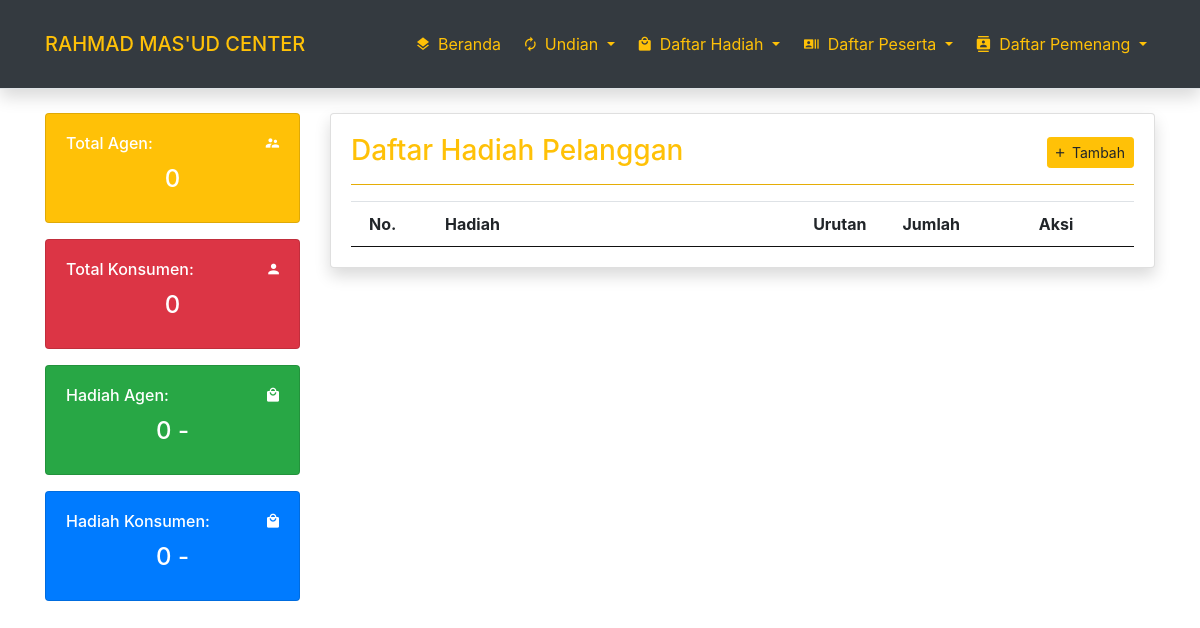
Before: /?view=hadiah-pelanggan with the older database file.
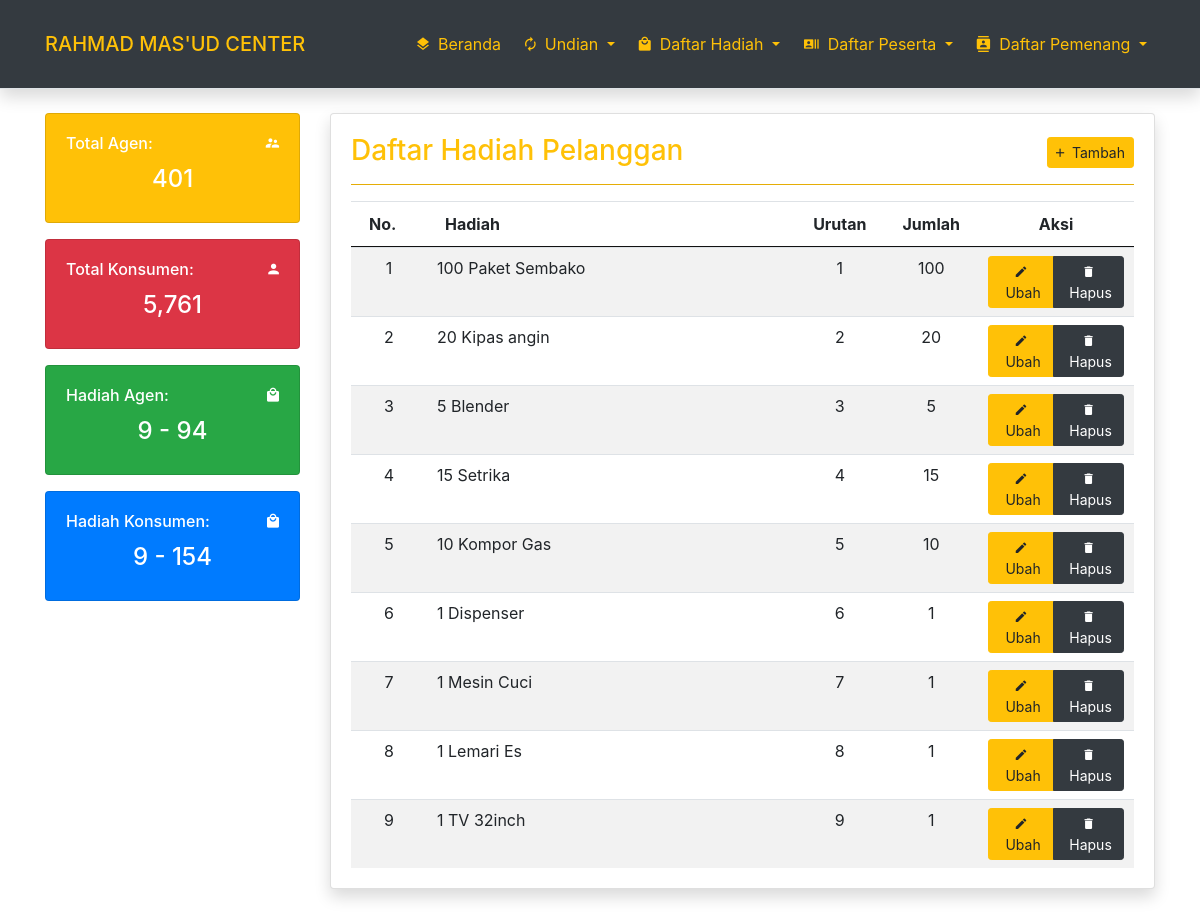
After: the same page with the newer database file.
### tables this page shows
CREATE TABLE `hdh_plg` (
  `id_hdh` int(11) NOT NULL,
  `nama_hdh` text NOT NULL,
  `urut_hdh` int(5) NOT NULL,
  `jmlh_hdh` int(5) NOT NULL
);

### php/bcrypt.php (called while the page is built, shortened)
<?php
function b_encode($string)
{
  $encrypt_text = '412' . rand(111111111, 999999999) . '020' . $string;
  $encrypt_result = base64_encode($encrypt_text);
  return $encrypt_result;
}

### php/koneksi.php (called while the page is built, shortened)
<?php
$path    = "http://localhost/www/app-undian";

### hadiah_pelanggan.php (the view, shortened to what the changed rows need)
<div class="card shadow">
  <div class="card-body">
    <div class="row">
      <div class="col-lg-12">
        <div class="table-responsive">
          <table class="table table-striped dataTable">
            <thead>
              <tr>
                <th width="40">No.</th>
                <th>Hadiah</th>
                <th width="40" class="text-center">Urutan</th>
                <th width="40" class="text-center">Jumlah</th>
                <th width="120" class="text-center">Aksi</th>
              </tr>
            </thead>
            <tbody>
              <?php
              $no     = 1;
              $query  = "SELECT * FROM hdh_plg ORDER BY urut_hdh ASC";
              $sql    = mysqli_query($conn, $query) or die(mysqli_error($conn));
              while ($psrt = mysqli_fetch_array($sql)) :
              ?>
                <tr>
                  <td class="text-center"><?= $no++ ?></td>
                  <td><?= $psrt['nama_hdh']; ?></td>
                  <td class="text-center"><?= $psrt['urut_hdh']; ?></td>
                  <td class="text-center"><?= $psrt['jmlh_hdh']; ?></td>
                  <td class="text-center">
                    <div class="btn-group" role="group">
                      <a href="?view=hadiah-ubah-pelanggan&id=<?= b_encode($psrt['id_hdh']); ?>" class="btn btn-sm btn-warning"><i class="zmdi zmdi-edit"></i>&nbsp;Ubah</a>
                      <a href="<?= $path . '/php/hadiah_hapus_pelanggan.php?id=' . b_encode($psrt['id_hdh']); ?>" class="btn btn-sm btn-dark"><i class="zmdi zmdi-delete"></i>&nbsp;Hapus</a>
                    </div>
                  </td>
                </tr>
              <?php endwhile; ?>
            </tbody>
          </table>
        </div>
      </div>
    </div>
  </div>
</div>

### index.php (shortened to what the changed rows need)
<?php
include('php/koneksi.php');
include('php/bcrypt.php');
$query   = "SELECT * FROM agen";
$sql     = mysqli_query($conn, $query) or die(mysqli_error($conn));
$query2   = "SELECT * FROM pelanggan";
$sql2     = mysqli_query($conn, $query2) or die(mysqli_error($conn));
$query3   = "SELECT * FROM hdh_agen WHERE jmlh_hdh != 0";
$sql3     = mysqli_query($conn, $query3) or die(mysqli_error($conn));
$query5   = "SELECT SUM(jmlh_hdh) AS jumhadiah FROM hdh_agen";
$sql5     = mysqli_query($conn, $query5) or die(mysqli_error($conn));
$dataAgen = mysqli_fetch_array($sql5);
$query4   = "SELECT * FROM hdh_plg WHERE jmlh_hdh != 0";
$sql4     = mysqli_query($conn, $query4) or die(mysqli_error($conn));
$query6   = "SELECT SUM(jmlh_hdh) AS jumhadiah FROM hdh_plg";
$sql6     = mysqli_query($conn, $query6) or die(mysqli_error($conn));
$dataKons = mysqli_fetch_array($sql6);
$totalAgen              = mysqli_num_rows($sql);
$totalPelanggan         = mysqli_num_rows($sql2);
$totalHadiahAgen        = mysqli_num_rows($sql3);
$jumlahHadiahAgen       = $dataAgen['jumhadiah'];
$totalHadiahPelanggan   = mysqli_num_rows($sql4);
$jumlahHadiahPelanggan  = $dataKons['jumhadiah'];
?>
<!DOCTYPE html>
<html lang="en">
<head>
  <link rel="stylesheet" href="vendor/bootstrap4/bootstrap.css">
  <link rel="stylesheet" href="vendor/material-icon/css/material-design-iconic-font.min.css">
  <link rel="stylesheet" href="vendor/datatables/jquery.dataTables.min.css">
</head>
<body>
  <section class="mb-4">
    <div class="container">
      <div class="row">
        <div class="col-lg-3 mt-4">
          <div class="card bg-warning text-white">
            <div class="card-body">
              <h6 class="card-title">
                Total Agen:
                <span class="float-right"><i class="zmdi zmdi-accounts-alt"></i></span>
              </h6>
              <h4 class="text-center"><?= number_format($totalAgen); ?></h4>
            </div>
          </div>
          <div class="card bg-danger text-white mt-3">
            <div class="card-body">
              <h6 class="card-title">
                Total Konsumen:
                <span class="float-right"><i class="zmdi zmdi-account"></i></span>
              </h6>
              <h4 class="text-center"><?= number_format($totalPelanggan); ?></h4>
            </div>
          </div>
          <div class="card bg-success text-white mt-3">
            <div class="card-body">
              <h6 class="card-title">
                Hadiah Agen:
                <span class="float-right"><i class="zmdi zmdi-mall"></i></span>
              </h6>
              <h4 class="text-center"><?= number_format($totalHadiahAgen) . ' - ' . $jumlahHadiahAgen; ?></h4>
            </div>
          </div>
          <div class="card bg-primary text-white mt-3">
            <div class="card-body">
              <h6 class="card-title">
                Hadiah Konsumen:
                <span class="float-right"><i class="zmdi zmdi-mall"></i></span>
              </h6>
              <h4 class="text-center"><?= number_format($totalHadiahPelanggan) . ' - ' . $jumlahHadiahPelanggan; ?></h4>
            </div>
          </div>
        </div>
        <div class="col-lg-9 mt-4">
          <?php include_once("php/konten.php"); ?>
        </div>
      </div>
    </div>
  </section>
</body>
</html>

Changed rows visible on the page:
added hdh_plg: nama_hdh "100 Paket Sembako", urut_hdh "1", jmlh_hdh "100"
added hdh_plg: nama_hdh "20 Kipas angin", urut_hdh "2", jmlh_hdh "20"
added hdh_plg: nama_hdh "5 Blender", urut_hdh "3", jmlh_hdh "5"
added hdh_plg: nama_hdh "15 Setrika", urut_hdh "4", jmlh_hdh "15"
added hdh_plg: nama_hdh "10 Kompor Gas", urut_hdh "5", jmlh_hdh "10"
added hdh_plg: nama_hdh "1 Dispenser", urut_hdh "6", jmlh_hdh "1"
added hdh_plg: nama_hdh "1 Mesin Cuci", urut_hdh "7", jmlh_hdh "1"
added hdh_plg: nama_hdh "1 Lemari Es", urut_hdh "8", jmlh_hdh "1"
added hdh_plg: nama_hdh "1 TV 32inch", urut_hdh "9", jmlh_hdh "1"
Other visible differences:
$totalAgen: "0" → "401"
$totalPelanggan: "0" → "5,761"
$totalHadiahAgen: "0" → "9"
$jumlahHadiahAgen: (not shown) → "94"
$totalHadiahPelanggan: "0" → "9"
$jumlahHadiahPelanggan: (not shown) → "154"
